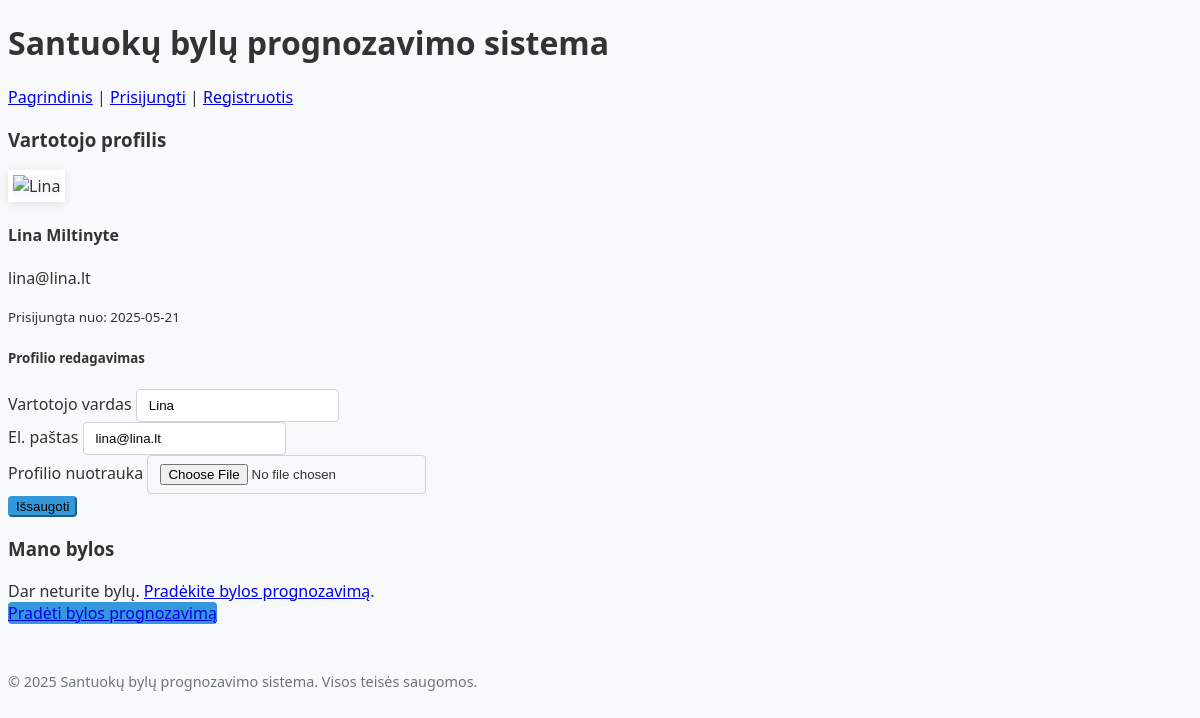
/profilis (signed in), run on the app's committed database.
### web/db_modelis.py (models this page shows, shortened)
class User(db.Model, UserMixin):
    __tablename__ = 'vartotojai'
    id = db.Column(db.Integer, primary_key=True)
    vardas = db.Column(db.String(100), nullable=False)
    pavarde = db.Column(db.String(100), nullable=False)
    el_pastas = db.Column(db.String(120), unique=True, nullable=False)
    slaptazodis_hash = db.Column(db.String(200), nullable=False)
    roles = db.Column(db.String(30), default='vartotojas')  # administratorius, vartotojas
    sukurimo_data = db.Column(db.DateTime, default=datetime.utcnow)
    paskutinis_prisijungimas = db.Column(db.DateTime)
    bylos = db.relationship('Byla', backref='vartotojas', lazy=True)

### web/routes.py (the view)
@main_bp.route('/profilis', methods=['GET', 'POST'])
@login_required
def profilis():
    from web.forms import ProfilioForma  # jei forma yra ten
    form = ProfilioForma()
    if form.validate_on_submit():
        flash("Pakeitimai išsaugoti", "success")
        return redirect(url_for('main.profilis'))
    form.username.data = current_user.vardas  # arba current_user.username, jei toks atributas egzistuoja
    form.email.data = current_user.el_pastas
    bylos = current_user.bylos if hasattr(current_user, 'bylos') else []
    return render_template(
        "profilis.html",
        form=form,
        bylos=bylos,
        profile_image=url_for('static', filename='img/default.png')  # arba custom
    )

### web/forms.py
class ProfilioForma(FlaskForm):
    username = StringField("Vartotojo vardas", validators=[DataRequired()])
    email = StringField("El. paštas", validators=[DataRequired(), Email()])
    picture = FileField("Profilio nuotrauka")
    submit = SubmitField("Išsaugoti")

### templates/profilis.html (shortened to what this page needs)
{% extends "base.html" %}
{% block content %}
<div class="row">
    <div class="col-md-8 mx-auto">
        <div class="card shadow">
            <div class="card-header bg-primary text-white">
                <h3 class="card-title mb-0">Vartotojo profilis</h3>
            </div>
            <div class="card-body">
                <div class="row">
                    <div class="col-md-4 text-center">
                        <img src="{{ profile_image }}" alt="{{ current_user.vardas }}" class="img-fluid rounded-circle mb-3 profile-image">
                        <h4>{{ current_user.vardas }} {{ current_user.pavarde }}</h4>
                        <p class="text-muted">{{ current_user.el_pastas }}</p>
                        <p><small>Prisijungta nuo: {{ current_user.sukurimo_data.strftime('%Y-%m-%d') }}</small></p>
                    </div>
                    <div class="col-md-8">
                        <h5 class="border-bottom pb-2 mb-3">Profilio redagavimas</h5>
                        {% if form %}
                        <form method="POST" action="" enctype="multipart/form-data">
                            <div class="mb-3">
                                <label for="username" class="form-label">Vartotojo vardas</label>
                                {{ form.username(class="form-control", id="username") }}
                            </div>
                            <div class="mb-3">
                                <label for="email" class="form-label">El. paštas</label>
                                {{ form.email(class="form-control", id="email") }}
                            </div>
                            <div class="mb-3">
                                <label for="picture" class="form-label">Profilio nuotrauka</label>
                                {{ form.picture(class="form-control", id="picture") }}
                            </div>
                            <div class="d-grid gap-2">
                                {{ form.submit(class="btn btn-primary") }}
                            </div>
                        </form>
                        {% else %}
                        <p class="text-muted">Profilio redagavimas šiuo metu nepasiekiamas.</p>
                        {% endif %}
                    </div>
                </div>
            </div>
        </div>
    </div>
</div>
<div class="row mt-4">
    <div class="col-md-8 mx-auto">
        <div class="card shadow">
            <div class="card-header bg-primary text-white">
                <h3 class="card-title mb-0">Mano bylos</h3>
            </div>
            <div class="card-body">
                {% if bylos %}
                <div class="table-responsive">
                    <table class="table table-hover">
                        <thead>
                            <tr>
                                <th>Bylos ID</th>
                                <th>Sukūrimo data</th>
                                <th>Vaikų skaičius</th>
                                <th>Prognozių skaičius</th>
                                <th>Veiksmai</th>
                            </tr>
                        </thead>
                        <tbody>
                            {% for byla in bylos %}
                            <tr>
                                <td>{{ byla.byla_id or '–' }}</td>
                                <td>{{ byla.sukurimo_data.strftime('%Y-%m-%d') }}</td>
                                <td>{{ byla.vaikai|length }}</td>
                                <td>{{ byla.prognozes|length }}</td>
                                <td>
                                    <a href="{{ url_for('main.perziureti_byla', bylos_id=byla.id) }}" class="btn btn-sm btn-primary">Peržiūrėti</a>
                                </td>
                            </tr>
                            {% endfor %}
                        </tbody>
                    </table>
                </div>
                {% else %}
                <div class="alert alert-info">
                    Dar neturite bylų. <a href="{{ url_for('main.sukurti_byla') }}" class="alert-link">Pradėkite bylos prognozavimą</a>.
                </div>
                {% endif %}
            </div>
            <div class="card-footer text-center">
                <a href="{{ url_for('main.sukurti_byla') }}" class="btn btn-primary">Pradėti bylos prognozavimą</a>
            </div>
        </div>
    </div>
</div>
{% endblock %}

### static/css/style.css (style rules this page uses)
body { font-family: 'Segoe UI', Tahoma, Geneva, Verdana, sans-serif; background-color: #f8f9fa; color: #333; }
.card { border: none; border-radius: 0.5rem; transition: transform 0.3s, box-shadow 0.3s; }
.card-header { border-top-left-radius: 0.5rem !important; border-top-right-radius: 0.5rem !important; }
.btn { border-radius: 0.25rem; font-weight: 500; transition: all 0.3s; }
.btn-primary { background-color: #3498db; border-color: #3498db; }
.profile-image { width: 150px; height: 150px; object-fit: cover; border: 5px solid white; box-shadow: 0 2px 10px rgba(0,0,0,0.1); }
.form-control, .form-select { border-radius: 0.25rem; border: 1px solid #ced4da; padding: 0.5rem 0.75rem; }
.alert { border-radius: 0.25rem; border: none; }

### data on the page
User: vardas "Lina", pavarde "Miltinyte", el_pastas "lina@lina.lt", sukurimo_data "2025-05-21"
